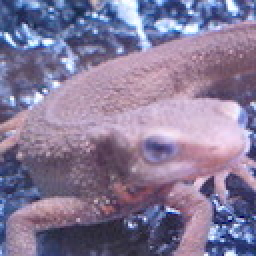
#> input picture Question_11_20/codes/imori.jpg, 128 x 128 px (shown 2 times larger)
$ python question13.py   (older library calls are emulated)
#> lines starting #> are read from the running program, lines starting #| are printed output that depends on the picture
import cv2
import numpy as np
img = cv2.imread("imori.jpg").astype(np.float32)
H,W,C=img.shape
#> H = 128; W = 128; C = 3

#gray scale
b = img[:,:,0].copy()
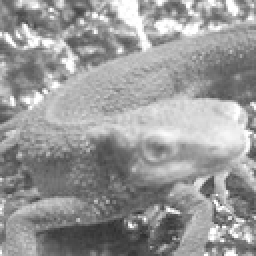
#> b: shape (128, 128) float32 (shown 2 times larger); min 46, max 255, mean 152.8
g = img[:,:,1].copy()
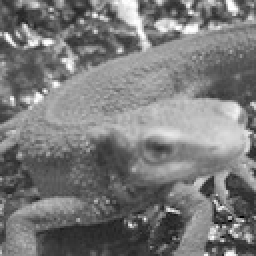
#> g: shape (128, 128) float32 (shown 2 times larger); min 0, max 255, mean 121.8
r = img[:,:,2].copy()
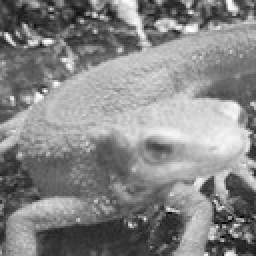
#> r: shape (128, 128) float32 (shown 2 times larger); min 0, max 255, mean 134.1

gray = 0.2126 * r + 0.7152 * g + 0.0722 * b #0.2126+0.7152+0.0722 = 1
gray = gray.astype(np.uint8)

#filtersize
filtersize=3
pad=filtersize//2

out=np.zeros((H+pad*2,W+pad*2,C),dtype=np.float)
out[pad:pad+H, pad:pad+W] = img.copy().astype(np.float)
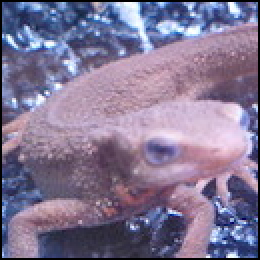
#> out: shape (130, 130, 3) float64 (shown 2 times larger); mean B, G, R 148.1, 118.1, 130

#filter
temp=out.copy()

for y in range (H):
    for x in range(W):
            out[y+pad][x+pad]= np.max(temp[y:y+filtersize, x:x+filtersize])-np.min(temp[y:y+filtersize, x:x+filtersize])
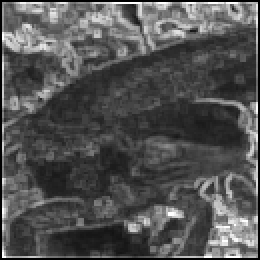
#> out: shape (130, 130, 3) float64 (shown 2 times larger); min 0, max 255, mean 82.3

out[out<0]=0
out[out>255]=255

out = out[pad:pad+H, pad:pad+W].astype(np.uint8)
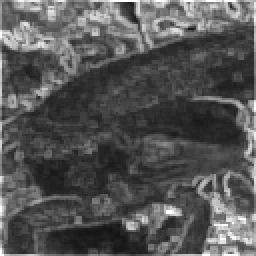
#> out: shape (128, 128, 3) (shown 2 times larger); min 19, max 255, mean 84.9
cv2.imwrite("question13.jpg", out)
cv2.imshow("result", out)
cv2.waitKey(0)
cv2.destroyAllWindows()
